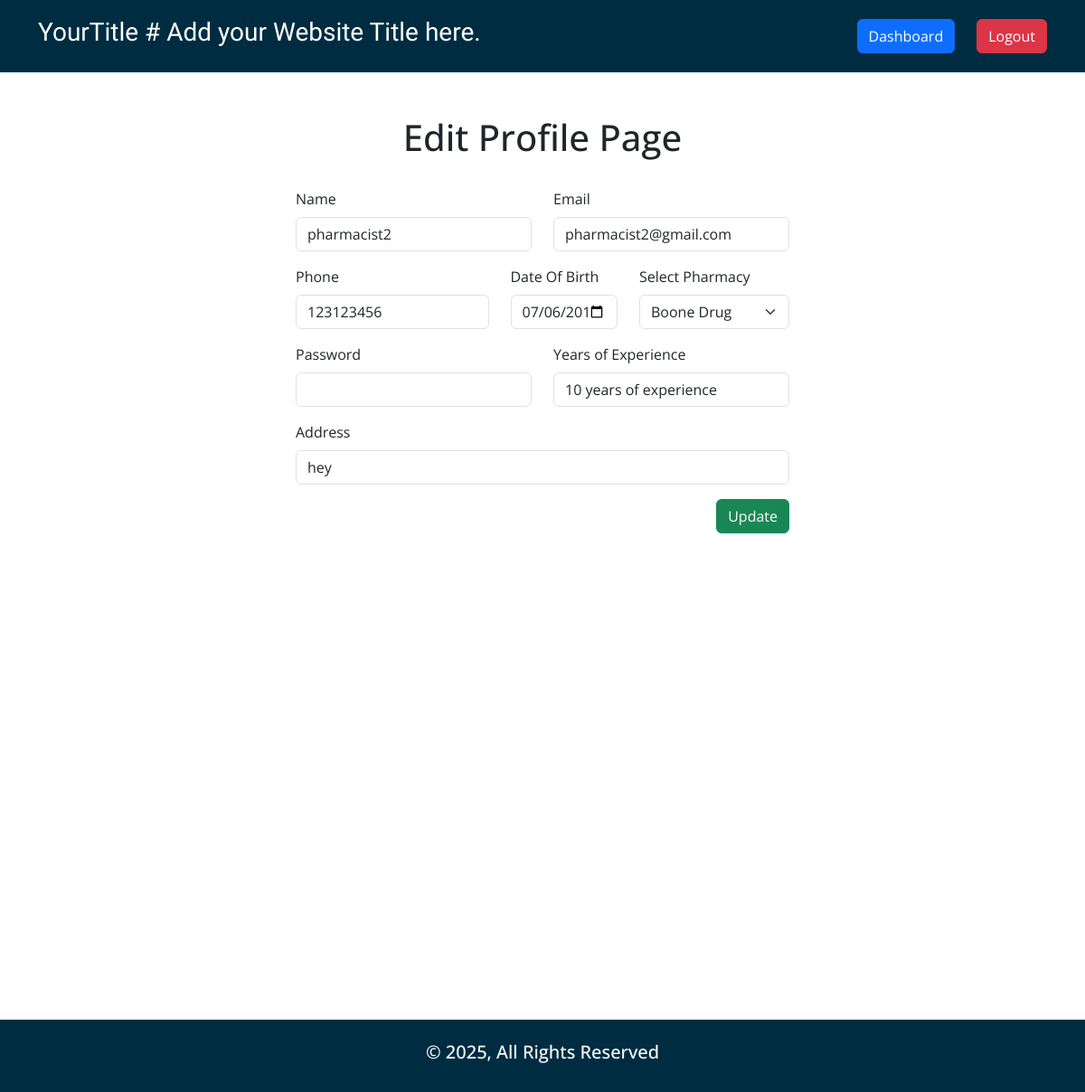
Screenshot of /edit_profile.php (signed in) with the database file from the repository.
### tables this page shows
CREATE TABLE `users` (
  `id` int(11) NOT NULL,
  `username` varchar(255) NOT NULL,
  `email` varchar(255) NOT NULL,
  `password` text NOT NULL,
  `role` enum('admin','patient','pharmacist') NOT NULL DEFAULT 'patient',
  `phone` varchar(255) DEFAULT NULL,
  `dob` date DEFAULT NULL,
  `address` text DEFAULT NULL,
  `diseases` varchar(255) DEFAULT NULL,
  `experience` varchar(255) DEFAULT NULL,
  `phar_id` int(11) DEFAULT NULL,
  `reminder_ids` text DEFAULT NULL,
  `status` enum('0','1') NOT NULL DEFAULT '1'
);

CREATE TABLE `pharmacy` (
  `id` int(11) NOT NULL,
  `pharmacy_name` varchar(255) NOT NULL
);

### core/database.php (called while the page is built, shortened)
<?php
function env($value)
{
      $env = dirname(__DIR__, 1) . '/.env';
      $core = parse_ini_file($env);
      return $core[$value];
}
$db = mysqli_connect(env("HOST"), env("USER"), env("PWD"), env("DB"));
if (isset($_SESSION['user'])):
      $userid = $_SESSION['user'];
      $userData = $db->query("SELECT * FROM `users` WHERE `id`='$userid'");
      if (mysqli_num_rows($userData) >  0):
            $GetUserData = mysqli_fetch_object($userData);
            $userName = $GetUserData->username;
            $userEmail = $GetUserData->email;
            $userPhone = $GetUserData->phone;
            $userDOB = $GetUserData->dob;
            $userAddr = $GetUserData->address;
            $yearsOfExperience = $GetUserData->experience;
            $phar_id = $GetUserData->phar_id;
            $userRole = $GetUserData->role;
            $Q_get_phar_name = $db->query("SELECT `pharmacy_name` FROM `pharmacy` WHERE `id`='$phar_id'");
            $getPhar = mysqli_fetch_object($Q_get_phar_name);
      endif;
endif;

### edit_profile.php (the view, shortened to what this page needs)
<?php
require_once 'core/database.php';
?>
<!DOCTYPE html>
<html lang="en">
<head>
    <?php include 'includes/external_css.php'; ?>
</head>
<body id="edit_profile">
    <?php include_once 'includes/header.php'; ?>
    <main>
        <div class="container my-5">
            <div class="row">
                <div class="col-12 mb-4">
                    <h1 class="text-center">Edit Profile Page</h1>
                </div>
                <div class="col-12 col-md-6 mx-auto">
                    <form action="" method="post">
                        <div class="row">
                            <div class="col-12 col-md-6 mb-3">
                                <div class="form-group">
                                    <label class="form-label" for="username">Name</label>
                                    <input type="text" name="username" value="<?= $userName ?>" class="form-control" required>
                                </div>
                            </div>
                            <div class="col-12 col-md-6 mb-3">
                                <div class="form-group">
                                    <label class="form-label" for="email">Email</label>
                                    <input type="email" name="email" value="<?= $userEmail ?>" class="form-control" required>
                                </div>
                            </div>
                            <div class="col-12 col-md-<?= ($userRole == 'pharmacist') ? '5' : '6' ?> mb-3">
                                <div class="form-group">
                                    <label class="form-label" for="phone">Phone</label>
                                    <input type="tel" name="phone" value="<?= $userPhone ?>" class="form-control" required>
                                </div>
                            </div>
                            <div class="col-12 col-md-<?= ($userRole == 'pharmacist') ? '3' : '6' ?> mb-3">
                                <div class="form-group">
                                    <label class="form-label" for="dob">Date Of Birth</label>
                                    <input type="date" name="dob" value="<?= $userDOB ?>" class="form-control" required>
                                </div>
                            </div>
                            <?php if ($userRole == 'pharmacist'): ?>
                                <div class="col-12 col-md-4">
                                    <div class="form-group">
                                        <label class="form-label" for="phar">Select Pharmacy</label>
                                        <select name="pharmacy_id" id="phar" class="form-select">
                                            <option value="<?= $phar_id ?? '' ?>" selected hidden><?= $getPhar->pharmacy_name ?? "Select Pharmacy" ?></option>
                                        </select>
                                    </div>
                                </div>
                            <?php endif; ?>
                            <div class="col-12 col-md-6 mb-3">
                                <div class="form-group">
                                    <label class="form-label" for="password">Password</label>
                                    <input type="password" name="password" class="form-control">
                                </div>
                            </div>
                            <?php if ($userRole == 'patient'): ?>
                                <div class="col-12 col-md-6 mb-3">
                                    <div class="form-group">
                                        <label class="form-label" for="diseases">Diseases</label>
                                        <input type="text" name="diseases" value="<?= $userDiseases ?? '' ?>" class="form-control">
                                    </div>
                                </div>
                            <?php else: ?>
                                <div class="col-12 col-md-6 mb-3">
                                    <div class="form-group">
                                        <label class="form-label" for="experience">Years of Experience</label>
                                        <input type="text" name="experience" value="<?= $yearsOfExperience ?? '' ?>" class="form-control">
                                    </div>
                                </div>
                            <?php endif; ?>
                            <div class="col-12 mb-3">
                                <div class="form-group">
                                    <label class="form-label" for="address">Address</label>
                                    <input type="text" name="address" value="<?= $userAddr ?>" class="form-control" required>
                                </div>
                            </div>
                            <div class="col-12 mb-3">
                                <div class="form-group d-flex justify-content-end">
                                    <button type="submit" name="submit" class="btn btn-success">Update</button>
                                </div>
                            </div>
                        </div>
                    </form>
                </div>
            </div>
        </div>
    </main>
    <?php include_once 'includes/footer.php'; ?>
</body>
</html>

### rows the page displays
users: username "pharmacist2", email "pharmacist2@gmail.com", phone "123123456", dob "07/06/2017", experience "10 years of experience", address "hey"
pharmacy: pharmacy_id "Boone Drug"

### other values shown
env("TITLE") "YourTitle # Add your Website Title here."
